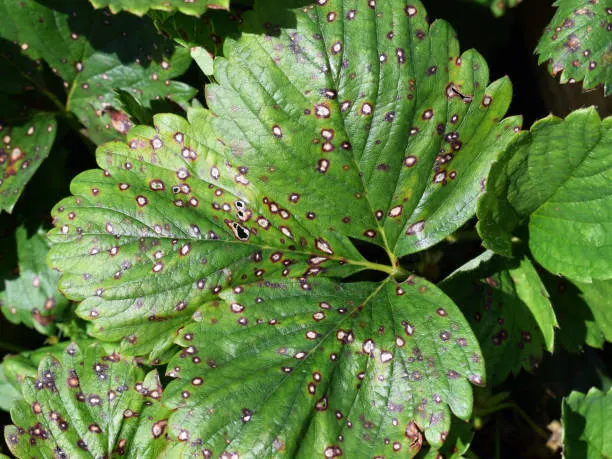
#> input picture strawberry-leaf-spot-widespread-fungal-disease-caused-by-mycosphaerella-fragariae-fungus.webp, 612 x 459 px
$ python train_visual_classifier.py
#> lines starting #> are read from the running program, lines starting #| are printed output that depends on the picture
### visual_features.py
"""
Pure Pillow + NumPy visual feature extractor for leaf disease classification.
Includes center-weighted & illumination-normalized processing for camera photos.
Zero heavy dependencies (works identically on local FastAPI and Vercel Serverless).
"""

import numpy as np
from PIL import Image, ImageOps


def _center_crop_for_camera(img: Image.Image) -> Image.Image:
    """
    Crop slightly inward (82% center) when aspect ratio is non-square (typical 4:3 or 16:9 camera frame)
    to reduce desk/hand/room background clutter around the leaf.
    """
    w, h = img.size
    if abs(w - h) > min(w, h) * 0.12:
        side = int(min(w, h) * 0.82)
        left = (w - side) // 2
        top = (h - side) // 2
        return img.crop((left, top, left + side, top + side))
    return img


def extract_visual_signature(img: Image.Image) -> np.ndarray:
    """
    Extract a 96-dimensional L2-normalized visual signature using only Pillow + NumPy.
    Captures:
      - HSV color histograms (32 H + 16 S + 16 V = 64 dims)
      - Botanical lesion color ratios & spatial patch variance (16 dims)
      - Edge / texture gradient statistics (16 dims)
    """
    img_focused = _center_crop_for_camera(img.convert("RGB"))
    # Gentle autocontrast (1% cutoff) helps normalize indoor webcam lighting/glare
    img_norm = ImageOps.autocontrast(img_focused, cutoff=1)
    img_rgb = img_norm.resize((128, 128), Image.Resampling.BILINEAR)
    img_hsv = img_rgb.convert("HSV")

    rgb = np.asarray(img_rgb, dtype=np.float32) / 255.0
    hsv = np.asarray(img_hsv, dtype=np.float32)

    h = hsv[:, :, 0]
    s = hsv[:, :, 1]
    v = hsv[:, :, 2]

    # 1. HSV Histograms (64 dims)
    h_hist, _ = np.histogram(h, bins=32, range=(0, 256))
    s_hist, _ = np.histogram(s, bins=16, range=(0, 256))
    v_hist, _ = np.histogram(v, bins=16, range=(0, 256))
    h_hist = h_hist.astype(np.float32) / (h_hist.sum() + 1e-6)
    s_hist = s_hist.astype(np.float32) / (s_hist.sum() + 1e-6)
    v_hist = v_hist.astype(np.float32) / (v_hist.sum() + 1e-6)

    # 2. Botanical Lesion & Spatial Features (16 dims)
    r, g, b = rgb[:, :, 0], rgb[:, :, 1], rgb[:, :, 2]
    green_mask = (g > r * 1.12) & (g > b * 1.12) & (g > 0.22)
    yellow_mask = (r > 0.45) & (g > 0.42) & (b < np.minimum(r, g) * 0.72)
    orange_rust_mask = (r > 0.50) & (g > 0.22) & (g < r * 0.78) & (b < 0.30)
    brown_mask = (r > g * 0.95) & (np.maximum(r, g) < 0.55) & (b < 0.35) & ((r > 0.15) | (g > 0.15))
    dark_spot_mask = (r < 0.22) & (g < 0.22) & (b < 0.22)
    white_mold_mask = (r > 0.75) & (g > 0.75) & (b > 0.75)

    grid_green = []
    for i in range(0, 128, 32):
        for j in range(0, 128, 32):
            patch = green_mask[i:i+32, j:j+32]
            grid_green.append(float(patch.mean()))
    grid_green_arr = np.array(grid_green, dtype=np.float32)

    lesion_feats = np.array([
        float(green_mask.mean()),
        float(yellow_mask.mean()),
        float(orange_rust_mask.mean()),
        float(brown_mask.mean()),
        float(dark_spot_mask.mean()),
        float(white_mold_mask.mean()),
        float(r.mean()), float(g.mean()), float(b.mean()),
        float(r.std()), float(g.std()), float(b.std()),
        float(grid_green_arr.std()),
        float(grid_green_arr.min()),
        float(grid_green_arr.max()),
        float((yellow_mask | brown_mask | orange_rust_mask).mean()),
    ], dtype=np.float32)

    # 3. Edge & Texture Gradient Statistics (16 dims)
    gray = 0.299 * r + 0.587 * g + 0.114 * b
    dx = np.abs(np.diff(gray, axis=1))
    dy = np.abs(np.diff(gray, axis=0))
    dx_hist, _ = np.histogram(dx, bins=8, range=(0, 0.5))
    dy_hist, _ = np.histogram(dy, bins=8, range=(0, 0.5))
    dx_hist = dx_hist.astype(np.float32) / (dx_hist.sum() + 1e-6)
    dy_hist = dy_hist.astype(np.float32) / (dy_hist.sum() + 1e-6)

    vec = np.concatenate([h_hist, s_hist, v_hist, lesion_feats, dx_hist, dy_hist])
    norm = np.linalg.norm(vec) + 1e-8
    return (vec / norm).astype(np.float32)

### train_visual_classifier.py
"""
Trains a pure Pillow + NumPy visual feature classifier on BOTH archive.zip and dataset.zip
with camera-realistic augmentations (center-crops, lighting/contrast shifts, flips)
so that both local FastAPI and Vercel Serverless handle webcam & uploaded photos accurately.
"""

import os
import io
import json
import zipfile
import numpy as np
from PIL import Image, ImageOps, ImageEnhance, ImageFilter
from visual_features import extract_visual_signature

ZIP_DATASETS = ["archive.zip", "dataset.zip"]
OUTPUT_PATH = "data/visual_classifier.json"

FOLDER_TO_CANONICAL = {
    "Pepper__bell___Bacterial_spot": "Pepper__bell___Bacterial_spot",
    "Pepper__bell___healthy": "Pepper__bell___healthy",
    "Potato___Early_blight": "Potato___Early_blight",
    "Potato___Late_blight": "Potato___Late_blight",
    "Potato___healthy": "Potato___healthy",
    "Tomato_Bacterial_spot": "Tomato___Bacterial_spot",
    "Tomato_Early_blight": "Tomato___Early_blight",
    "Tomato_Late_blight": "Tomato___Late_blight",
    "Tomato_Leaf_Mold": "Tomato___Leaf_Mold",
    "Tomato_Septoria_leaf_spot": "Tomato___Septoria_leaf_spot",
    "Tomato_Spider_mites_Two_spotted_spider_mite": "Tomato___Spider_mites_Two-spotted_spider_mite",
    "Tomato__Target_Spot": "Tomato___Target_Spot",
    "Tomato__Tomato_YellowLeaf__Curl_Virus": "Tomato___Tomato_Yellow_Leaf_Curl_Virus",
    "Tomato__Tomato_mosaic_virus": "Tomato___Tomato_mosaic_virus",
    "Tomato_healthy": "Tomato___healthy",
}


def camera_augment(img: Image.Image) -> list:
    """Generate camera-realistic variants (mirror, indoor lighting shift, slight webcam blur)."""
    w, h = img.size
    crop_box = (int(w * 0.1), int(h * 0.1), int(w * 0.9), int(h * 0.9))
    return [
        img,
        ImageOps.mirror(img),
        ImageEnhance.Brightness(img.crop(crop_box)).enhance(1.15),
        ImageEnhance.Contrast(img).enhance(0.88).filter(ImageFilter.GaussianBlur(radius=0.6)),
    ]


def train():
    print("Training pure Pillow+NumPy visual classifier on archive.zip + dataset.zip...")
    X_list = []
    y_list = []
    class_to_idx = {}

    by_canonical = {c: [] for c in FOLDER_TO_CANONICAL.values()}
    for zpath in ZIP_DATASETS:
        if not os.path.exists(zpath):
            continue
        print(f"Scanning {zpath}...")
        with zipfile.ZipFile(zpath, "r") as z:
            for name in z.namelist():
                if not name.lower().endswith((".jpg", ".jpeg", ".png")):
                    continue
                parts = [p for p in name.split("/") if p]
                for part in parts[:-1]:
                    if part in FOLDER_TO_CANONICAL:
                        by_canonical[FOLDER_TO_CANONICAL[part]].append((zpath, name))
                        break

    # Open zip handles once for fast sampling
    zip_handles = {zp: zipfile.ZipFile(zp, "r") for zp in ZIP_DATASETS if os.path.exists(zp)}
    try:
        for cls_name, entries in sorted(by_canonical.items()):
            if not entries:
                continue
            idx = len(class_to_idx)
            class_to_idx[cls_name] = idx
            # Interleave archive.zip and dataset.zip entries, sample up to 200 per class
            train_entries = entries[:200]
            for zpath, fname in train_entries:
                try:
                    img = Image.open(io.BytesIO(zip_handles[zpath].read(fname))).convert("RGB")
                    for aug in camera_augment(img):
                        X_list.append(extract_visual_signature(aug))
                        y_list.append(idx)
                except Exception:
                    continue
#> pass 2 of the loop in train, `for cls_name, entries in sorted(by_canonical.items()):`:
#> pass 3 of the loop in train, `for cls_name, entries in sorted(by_canonical.items()):`:
#> the loop made 15 passes; the first 3 are shown

        # Extended local crop images with camera augmentations
        local_crops = [
            ("Strawberry___Leaf_spot", "strawberry-leaf-spot-widespread-fungal-disease-caused-by-mycosphaerella-fragariae-fungus.webp", 12),
            ("Strawberry___Leaf_spot", "data/strawberry_leaf.jpg", 12),
            ("Soybean___Brown_spot", "soybean-disease-soybean-brown-spot-brown-spot-soybean-soybeans-leaf-disease-brown-spot-leaf.webp", 12),
            ("Coffee___Leaf_rust", "Hemileia_vastatrix_-_coffee_leaf_rust.webp", 12),
            ("Tomato___Late_blight", "late-blight-of-tomato-5.webp", 8),
        ]
        for cls_name, fpath, rep in local_crops:
            if os.path.exists(fpath):
                if cls_name not in class_to_idx:
                    class_to_idx[cls_name] = len(class_to_idx)
                idx = class_to_idx[cls_name]
                img = Image.open(fpath).convert("RGB")
#> img is the input picture: PIL image 612x459 RGB; mean R, G, B 90.7, 120.1, 62.8
                for aug in camera_augment(img) + [ImageOps.flip(img), img.rotate(10), img.rotate(-10)]:
#> in camera_augment, `w, h = img.size`: w = 612; h = 459
#> in camera_augment, `crop_box = (int(w * 0.1), int(h * 0.1), int(w * 0.9), int(h * 0.9))`: crop_box = (61, 45, 550, 413)
                    v = extract_visual_signature(aug)
                    for _ in range(rep):
                        X_list.append(v)
                        y_list.append(idx)
#> this loop made 7 passes
#> pass 1, in extract_visual_signature, `img_focused = _center_crop_for_camera(img.convert("RGB"))`:
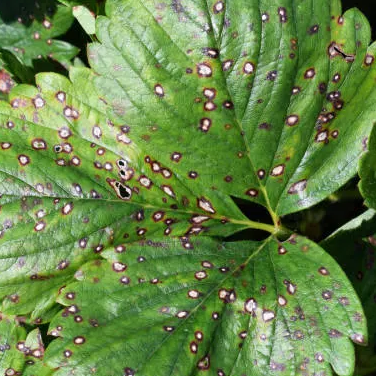
#> img_focused: PIL image 376x376 RGB; mean R, G, B 104.1, 135.1, 73
#> pass 1, in extract_visual_signature, `img_norm = ImageOps.autocontrast(img_focused, cutoff=1)`:
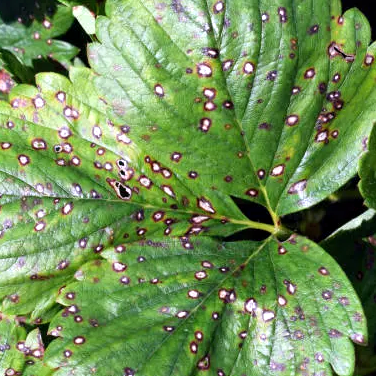
#> img_norm: PIL image 376x376 RGB; mean R, G, B 114.8, 145.6, 88.8
#> pass 1, in extract_visual_signature, `img_rgb = img_norm.resize((128, 128), Image.Resampling.BILINEAR)`:
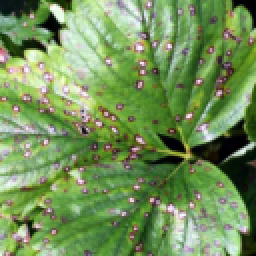
#> img_rgb: PIL image 128x128 RGB (shown 2 times larger); mean R, G, B 114.8, 145.6, 88.8
#> after the loop, X_list = 84 items; y_list = 84 values from 0 to 0
#> pass 2 of the loop in train, `for cls_name, fpath, rep in local_crops:`:
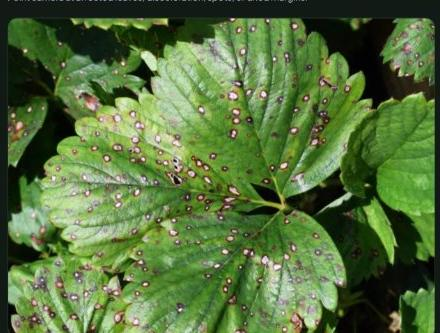
#> input picture data/strawberry_leaf.jpg, 440 x 333 px
#> in train, img is the input picture: PIL image 440x333 RGB; mean R, G, B 85, 112.4, 60.3
#> the loop in train, `for aug in camera_augment(img) + [ImageOps.flip(img), img.rotate(10), ..` made 7 passes
#> (dx_hist in extract_visual_signature, dy_hist in extract_visual_signature, norm in extract_visual_signature) on passes 1 to 3: ([11016, 3339, 1110, 411, 210, 105, 48, 12], [11281, 3156, 991, 408, 221, 111, 55, 20], 1.92), ([11001, 3343, 1117, 420, 208, 114, 41, 8], [11311, 3113, 1006, 417, 202, 114, 53, 30], 1.92), ([11295, 3256, 998, 404, 168, 84, 32, 14], [11440, 3144, 921, 379, 194, 113, 36, 26], 1.95)
#> pass 1, in extract_visual_signature (call 8), `img_focused = _center_crop_for_camera(img.convert("RGB"))`:
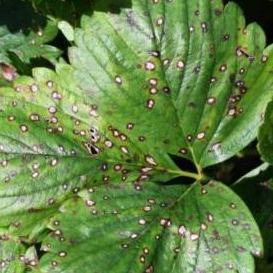
#> img_focused: PIL image 273x273 RGB; mean R, G, B 101.6, 131.6, 71.6
#> pass 1, in extract_visual_signature (call 8), `img_rgb = img_norm.resize((128, 128), Image.Resampling.BILINEAR)`:
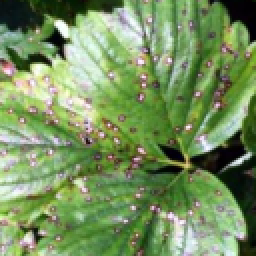
#> img_rgb: PIL image 128x128 RGB (shown 2 times larger); mean R, G, B 118.4, 144.9, 94.5
#> after the loop in train, `for aug in camera_augment(img) + [ImageOps.flip(img), img.rotate(10), ..`: X_list = 168 items; y_list = 168 values from 0 to 0
#> pass 3 of the loop in train, `for cls_name, fpath, rep in local_crops:`:
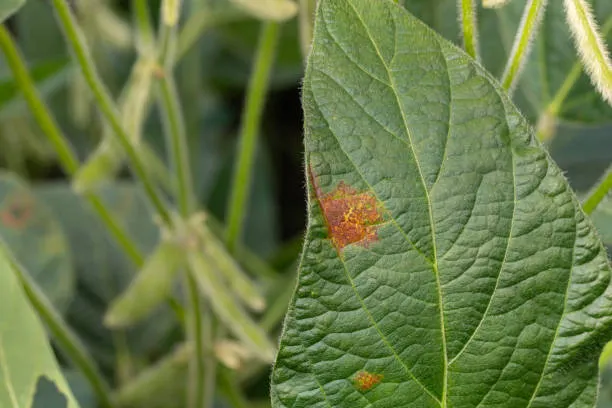
#> input picture soybean-disease-soybean-brown-spot-brown-spot-soybean-soybeans-leaf-disease-brown-spot-leaf.webp, 612 x 408 px
#> in train, img is the input picture: PIL image 612x408 RGB; mean R, G, B 102.4, 119.9, 69.5
#> the loop in train, `for aug in camera_augment(img) + [ImageOps.flip(img), img.rotate(10), ..` made 7 passes
#> (dx_hist in extract_visual_signature, dy_hist in extract_visual_signature, norm in extract_visual_signature) on passes 1 to 4: ([12424, 2800, 694, 195, 64, 38, 17, 19], [13082, 2269, 602, 192, 73, 32, 5, 1], 1.96), ([12424, 2800, 694, 195, 64, 38, 17, 19], [13082, 2269, 602, 192, 73, 32, 5, 1], 1.96), ([12770, 2618, 541, 179, 72, 32, 21, 15], [13396, 2082, 500, 180, 62, 31, 5, 0], 1.88), ([12605, 2679, 678, 175, 49, 30, 23, 17], [13255, 2206, 543, 168, 63, 18, 3, 0], 1.97)
#> pass 1, in extract_visual_signature (call 15), `img_focused = _center_crop_for_camera(img.convert("RGB"))`:
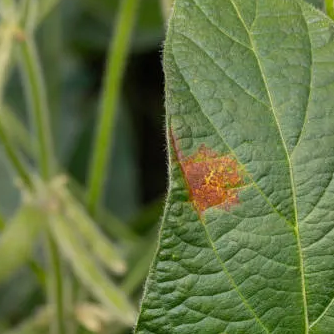
#> img_focused: PIL image 334x334 RGB; mean R, G, B 100.4, 116.6, 67.8
#> pass 1, in extract_visual_signature (call 15), `img_rgb = img_norm.resize((128, 128), Image.Resampling.BILINEAR)`:
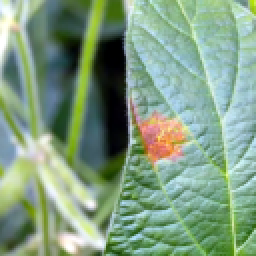
#> img_rgb: PIL image 128x128 RGB (shown 2 times larger); mean R, G, B 128.9, 157.5, 130.7
#> after the loop in train, `for aug in camera_augment(img) + [ImageOps.flip(img), img.rotate(10), ..`: X_list = 252 items; y_list = 252 values from 0 to 1
#> the loop made 5 passes; the first 3 are shown

        X = np.array(X_list, dtype=np.float64)
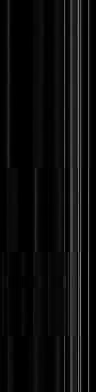
#> X: shape (392, 96) float64; min 0, max 0.51, mean 0.0512
        y = np.array(y_list, dtype=np.int32)
        num_classes = len(class_to_idx)
        classes = [k for k, _ in sorted(class_to_idx.items(), key=lambda x: x[1])]

        Y_onehot = np.zeros((len(y), num_classes), dtype=np.float64)
        Y_onehot[np.arange(len(y)), y] = 1.0

        reg = 0.05 * np.eye(X.shape[1], dtype=np.float64)
        W = np.linalg.solve(X.T @ X + reg, X.T @ Y_onehot)
        b = Y_onehot.mean(axis=0) - X.mean(axis=0) @ W

        # Evaluate on held-out entries (index 200..240)
        correct = 0
        total = 0
        for cls_name, entries in sorted(by_canonical.items()):
            idx = class_to_idx[cls_name]
            for zpath, fname in entries[200:240]:
                try:
                    img = Image.open(io.BytesIO(zip_handles[zpath].read(fname))).convert("RGB")
                    feat = extract_visual_signature(img)
                    pred = int(np.argmax(feat @ W + b))
                    if pred == idx:
                        correct += 1
                    total += 1
                except Exception:
                    continue

        val_acc = round((correct / max(total, 1)) * 100, 1)
        print(f"Trained {num_classes} classes on {len(X)} samples (archive.zip + dataset.zip). Val acc: {val_acc}% ({correct}/{total})")

        for cls_name, fpath, _ in local_crops:
            if os.path.exists(fpath):
                img = Image.open(fpath).convert("RGB")
                feat = extract_visual_signature(img)
                pred = classes[int(np.argmax(feat @ W + b))]
                print(f"Test {fpath} -> {pred}")

        model_out = {
            "feature_dim": int(X.shape[1]),
            "classes": classes,
            "weights": W.tolist(),
            "bias": b.tolist(),
            "val_accuracy": val_acc,
        }
        with open(OUTPUT_PATH, "w", encoding="utf-8") as f:
            json.dump(model_out, f)
        print(f"Saved pure NumPy visual classifier to {OUTPUT_PATH} ({os.path.getsize(OUTPUT_PATH)} bytes)")
    finally:
        for zh in zip_handles.values():
            zh.close()


if __name__ == "__main__":
#> (the run stopped early here; a loop or call above may not have finished)
